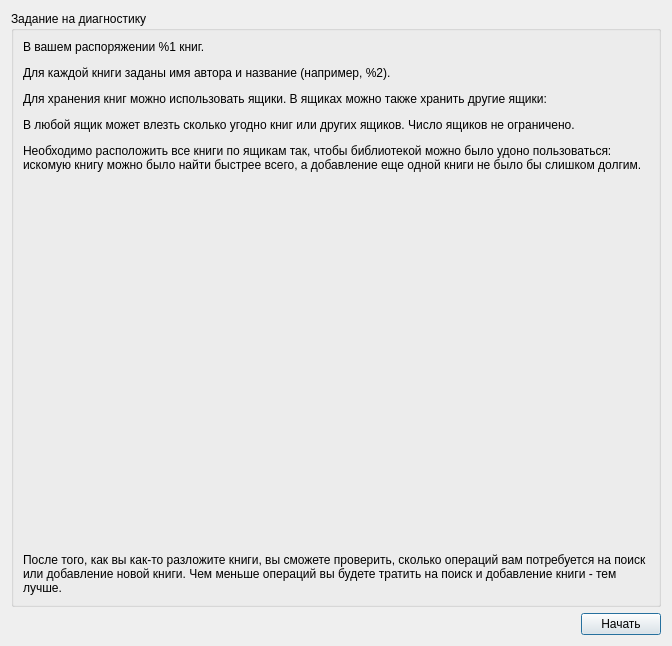
<?xml version="1.0" encoding="UTF-8"?>
<ui version="4.0">
 <class>HelpDialog</class>
 <widget class="QDialog" name="HelpDialog">
  <property name="geometry">
   <rect>
    <x>0</x>
    <y>0</y>
    <width>672</width>
    <height>646</height>
   </rect>
  </property>
  <property name="windowTitle">
   <string>Условие задачи</string>
  </property>
  <property name="windowIcon">
   <iconset resource="diagn.qrc">
    <normaloff>:/Icons/images/full-box.png</normaloff>:/Icons/images/full-box.png</iconset>
  </property>
  <layout class="QVBoxLayout" name="verticalLayout">
   <item>
    <layout class="QHBoxLayout" name="horizontalLayout_2">
     <item>
      <widget class="QGroupBox" name="groupBox">
       <property name="title">
        <string>Задание на диагностику</string>
       </property>
       <layout class="QGridLayout" name="gridLayout_3">
        <property name="verticalSpacing">
         <number>10</number>
        </property>
        <item row="0" column="0">
         <widget class="QLabel" name="infoLabel">
          <property name="sizePolicy">
           <sizepolicy hsizetype="Expanding" vsizetype="Expanding">
            <horstretch>0</horstretch>
            <verstretch>0</verstretch>
           </sizepolicy>
          </property>
          <property name="text">
           <string>&lt;p&gt;В вашем распоряжении %1 книг.&lt;/p&gt;&lt;p align=&quot;center&quot;&gt;&lt;img src=&quot;:/Icons/images/books.png&quot;/&gt;&lt;/p&gt;&lt;p&gt;Для каждой книги заданы имя автора и название (например, %2).&lt;/p&gt;&lt;p&gt;Для хранения книг можно использовать ящики. В ящиках можно также хранить другие ящики:&lt;/p&gt;&lt;p align=&quot;center&quot;&gt;&lt;img src=&quot;:/Icons/images/boxes.png&quot;/&gt;&lt;/p&gt;&lt;p&gt;В любой ящик может влезть сколько угодно книг или других ящиков. Число ящиков не ограничено.&lt;/p&gt;&lt;p&gt;Необходимо расположить все книги по ящикам так, чтобы библиотекой можно было удоно пользоваться: искомую книгу можно было найти быстрее всего, а добавление еще одной книги не было бы слишком долгим.</string>
          </property>
          <property name="alignment">
           <set>Qt::AlignLeading|Qt::AlignLeft|Qt::AlignTop</set>
          </property>
          <property name="wordWrap">
           <bool>true</bool>
          </property>
         </widget>
        </item>
        <item row="1" column="0">
         <widget class="QLabel" name="actionLabel">
          <property name="text">
           <string>&lt;p&gt;&lt;img src=&quot;:/Icons/images/ok.png&quot; align=&quot;left&quot;/&gt;После того, как вы как-то разложите книги, вы сможете проверить, сколько операций вам потребуется на поиск или добавление новой книги. Чем меньше операций вы будете тратить на поиск и добавление книги - тем лучше.</string>
          </property>
          <property name="wordWrap">
           <bool>true</bool>
          </property>
         </widget>
        </item>
       </layout>
      </widget>
     </item>
    </layout>
   </item>
   <item>
    <layout class="QHBoxLayout" name="horizontalLayout">
     <item>
      <spacer name="horizontalSpacer">
       <property name="orientation">
        <enum>Qt::Horizontal</enum>
       </property>
       <property name="sizeHint" stdset="0">
        <size>
         <width>40</width>
         <height>20</height>
        </size>
       </property>
      </spacer>
     </item>
     <item>
      <widget class="QPushButton" name="okButton">
       <property name="text">
        <string>Начать</string>
       </property>
      </widget>
     </item>
    </layout>
   </item>
  </layout>
 </widget>
 <resources>
  <include location="diagn.qrc"/>
 </resources>
 <connections>
  <connection>
   <sender>okButton</sender>
   <signal>clicked()</signal>
   <receiver>HelpDialog</receiver>
   <slot>accept()</slot>
   <hints>
    <hint type="sourcelabel">
     <x>501</x>
     <y>364</y>
    </hint>
    <hint type="destinationlabel">
     <x>284</x>
     <y>195</y>
    </hint>
   </hints>
  </connection>
 </connections>
</ui>
